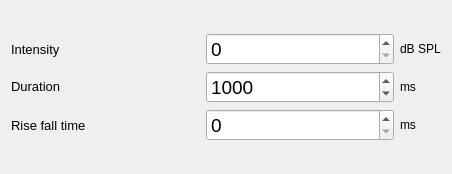
<?xml version="1.0" encoding="UTF-8"?>
<ui version="4.0">
 <class>ParameterWidget</class>
 <widget class="QWidget" name="ParameterWidget">
  <property name="geometry">
   <rect>
    <x>0</x>
    <y>0</y>
    <width>452</width>
    <height>174</height>
   </rect>
  </property>
  <property name="windowTitle">
   <string>Form</string>
  </property>
  <layout class="QVBoxLayout" name="verticalLayout">
   <item>
    <layout class="QGridLayout" name="gridLayout_5">
     <item row="1" column="1">
      <widget class="QSpinBox" name="dur_spnbx">
       <property name="font">
        <font>
         <pointsize>14</pointsize>
        </font>
       </property>
       <property name="minimum">
        <number>5</number>
       </property>
       <property name="maximum">
        <number>50000</number>
       </property>
       <property name="singleStep">
        <number>100</number>
       </property>
       <property name="value">
        <number>1000</number>
       </property>
      </widget>
     </item>
     <item row="3" column="2">
      <widget class="QLabel" name="tunit_lbl3">
       <property name="sizePolicy">
        <sizepolicy hsizetype="Fixed" vsizetype="Fixed">
         <horstretch>0</horstretch>
         <verstretch>0</verstretch>
        </sizepolicy>
       </property>
       <property name="text">
        <string>ms</string>
       </property>
      </widget>
     </item>
     <item row="1" column="0">
      <widget class="QLabel" name="label_32">
       <property name="sizePolicy">
        <sizepolicy hsizetype="Preferred" vsizetype="Fixed">
         <horstretch>0</horstretch>
         <verstretch>0</verstretch>
        </sizepolicy>
       </property>
       <property name="font">
        <font>
         <pointsize>10</pointsize>
        </font>
       </property>
       <property name="text">
        <string>Duration</string>
       </property>
      </widget>
     </item>
     <item row="0" column="2">
      <widget class="QLabel" name="label_6">
       <property name="text">
        <string>dB SPL</string>
       </property>
      </widget>
     </item>
     <item row="3" column="0">
      <widget class="QLabel" name="label_40">
       <property name="font">
        <font>
         <pointsize>10</pointsize>
        </font>
       </property>
       <property name="text">
        <string>Rise fall time</string>
       </property>
      </widget>
     </item>
     <item row="3" column="1">
      <widget class="QSpinBox" name="risefall_spnbx">
       <property name="font">
        <font>
         <pointsize>14</pointsize>
        </font>
       </property>
       <property name="maximum">
        <number>100</number>
       </property>
      </widget>
     </item>
     <item row="0" column="0">
      <widget class="QLabel" name="label_42">
       <property name="font">
        <font>
         <pointsize>10</pointsize>
        </font>
       </property>
       <property name="text">
        <string>Intensity</string>
       </property>
      </widget>
     </item>
     <item row="0" column="1">
      <widget class="QSpinBox" name="db_spnbx">
       <property name="font">
        <font>
         <pointsize>14</pointsize>
        </font>
       </property>
      </widget>
     </item>
     <item row="1" column="2">
      <widget class="QLabel" name="tunit_lbl2">
       <property name="sizePolicy">
        <sizepolicy hsizetype="Preferred" vsizetype="Fixed">
         <horstretch>0</horstretch>
         <verstretch>0</verstretch>
        </sizepolicy>
       </property>
       <property name="text">
        <string>ms</string>
       </property>
      </widget>
     </item>
    </layout>
   </item>
  </layout>
 </widget>
 <resources/>
 <connections/>
</ui>
